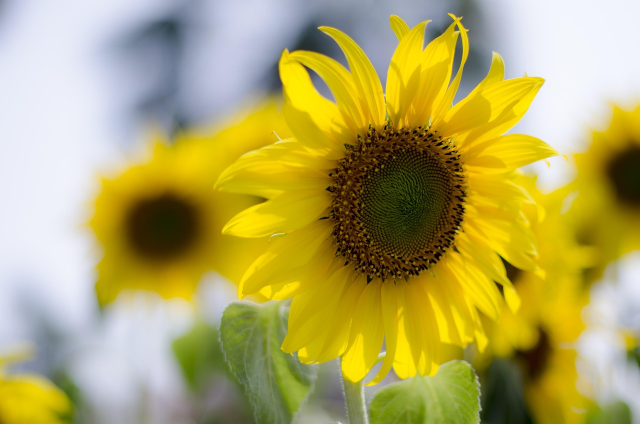
#> input picture Datos/Entrenamiento/Girasol/abstract-1245222_1280.jpg, 1280 x 848 px (shown at 1/2 size); its folder holds only this picture in this run
$ python modelo.py
#> lines starting #> are read from the running program, lines starting #| are printed output that depends on the picture
### Data/dataset.py
import os
import numpy as np
from PIL import Image

CLASES = ["Girasol", "Hortensias", "Margarita", "Rosa", "Tulipan"]


def cargar_dataset(data_dir, img_height, img_width):
#> called with data_dir = 'Datos/Entrenamiento', img_height = 128, img_width = 128
    X, y = [], []
    label_map = {name: i for i, name in enumerate(CLASES)}
    for cls in CLASES:
        carpeta = os.path.join(data_dir, cls)
        for fname in os.listdir(carpeta):
            fpath = os.path.join(carpeta, fname)
            try:
                img = Image.open(fpath).convert("RGB").resize((img_width, img_height))
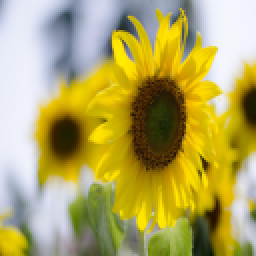
#> img: PIL image 128x128 RGB (shown 2 times larger); mean R, G, B 177.8, 167, 95.1
                arr = np.asarray(img, dtype=np.float32) / 255.0
                X.append(arr)
                y.append(label_map[cls])
            except:
                pass
        print(f"Cargadas {len(os.listdir(carpeta))} imágenes de la clase '{cls}'")
#> pass 2 of the loop in cargar_dataset, `for cls in CLASES:`:
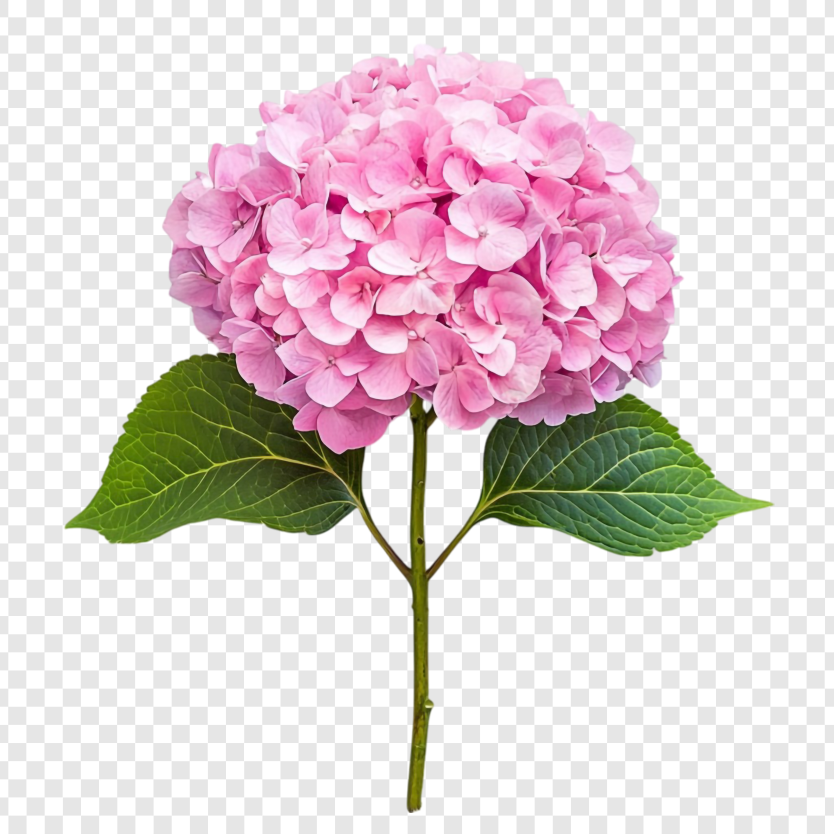
#> input picture Datos/Entrenamiento/Hortensias/409102672_f18ab91f-113a-4b8d-bc27-3959b30f909c.jpg, 2500 x 2500 px (shown at 1/3 size)
#> in cargar_dataset, `img = Image.open(fpath).convert("RGB").resize((img_width, img_height))`:
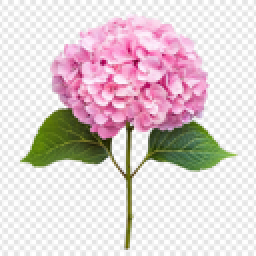
#> img: PIL image 128x128 RGB (shown 2 times larger); mean R, G, B 223.5, 209.4, 211.5
    return np.array(X), np.array(y)


# [8 lines left out: function dividir_dataset, not called in this run]

### modelo.py
import numpy as np
from Data.dataset import CLASES, cargar_dataset, dividir_dataset
from Red.cnn import CNN
from Utils.entrenamiento import entrenar, exactitud_por_clase
from Utils.guardar_cargar_modelo import guardar_modelo

DATA_DIR = "Datos/Entrenamiento"
IMG_HEIGHT = 128
IMG_WIDTH = 128
UMBRAL = 0.55

#> (the run stopped early here; a loop or call above may not have finished)
